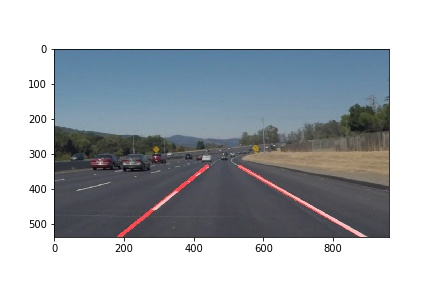
#> input picture examples/combo_image.jpg, 432 x 288 px; its folder holds only this picture in this run
$ python -i CarND_ProjectLaneLinesWithVideo.py   (imports and definitions only)
#> lines starting #> are read from the running program, lines starting #| are printed output that depends on the picture; after the words box and inside, x2 and y2 are one past the last pixel; in counts of white or black regions, pixels touching at a corner belong together
#> further down, picture is the input picture: shape (288, 432, 3); mean B, G, R 183.4, 178, 172.8
"""
Created on Sat Aug  1 22:00:29 2020

@author: Jefferson Nascimento
"""

# Importing some useful packages
import numpy as np
import cv2
import os

# Import everything needed to edit/save/watch video clips
from moviepy.editor import VideoFileClip
from IPython.display import HTML

##############################################################################
#########################   GLOBAL PARAMETERS    #############################
##############################################################################

# Video directories
test_video_dir = 'test_videos/'
test_video_output = 'test_videos_output/'

# Canny parameters
canny_low_threshold = 50
canny_high_threshold = 150

# Define the Hough transform parameters
ρ = 1                   # distance resolution in pixels of the Hough grid
θ = np.pi/180           # angular resolution in radians of the Hough grid
threshold = 20          # minimum number of votes (intersections in Hough grid cell)
min_line_lenght = 15    # minimum number of pixels making up a line
max_line_gap = 3        # maximum gap in pixels between connectable line segments

# Define min and max slope per line side
left_min_slope = -0.84
left_max_slope = -0.64
right_min_slope = 0.53
right_max_slope = 0.72

def grayscale(img):
    """Applies the Grayscale transform
    This will return an image with only one color channel
    but NOTE: to see the returned image as grayscale
    (assuming your grayscaled image is called 'gray')
    you should call plt.imshow(gray, cmap='gray')"""
    return cv2.cvtColor(img, cv2.COLOR_BGR2GRAY)

def canny(img, low_threshold, high_threshold):
    """Applies the Canny transform"""
    return cv2.Canny(img, low_threshold, high_threshold)

def gaussian_blur(img, kernel_size):
    """Applies a Gaussian Noise kernel"""
    return cv2.GaussianBlur(img, (kernel_size, kernel_size), 0)

def region_of_interest(img, vertices):
    """
    Applies an image mask.

    Only keeps the region of the image defined by the polygon
    formed from `vertices`. The rest of the image is set to black.
    `vertices` should be a numpy array of integer points.
    """
    #defining a blank mask to start with
    mask = np.zeros_like(img)

    #defining a 3 channel or 1 channel color to fill the mask with depending on the input image
    if len(img.shape) > 2:
        channel_count = img.shape[2]  # i.e. 3 or 4 depending on your image
        ignore_mask_color = (255,) * channel_count
    else:
        ignore_mask_color = 255

    #filling pixels inside the polygon defined by "vertices" with the fill color
    cv2.fillPoly(mask, vertices, ignore_mask_color)

    #returning the image only where mask pixels are nonzero
    masked_image = cv2.bitwise_and(img, mask)
    return masked_image


def draw_lines(img, line, color=[255, 0, 0], thickness=10):
    """
    NOTE: this is the function you might want to use as a starting point once you want to
    average/extrapolate the line segments you detect to map out the full
    extent of the lane (going from the result shown in raw-lines-example.mp4
    to that shown in P1_example.mp4).

    Think about things like separating line segments by their
    slope ((y2-y1)/(x2-x1)) to decide which segments are part of the left
    line vs. the right line.  Then, you can average the position of each of
    the lines and extrapolate to the top and bottom of the lane.

    This function draws `lines` with `color` and `thickness`.
    Lines are drawn on the image inplace (mutates the image).
    If you want to make the lines semi-transparent, think about combining
    this function with the weighted_img() function below
    """
    line_image = np.zeros_like(img)
    if line is not None:
        for x1,y1,x2,y2 in line:
            cv2.line(line_image, (x1, y1), (x2, y2), color, thickness)

    return line_image

def hough_lines_image(img, ρ, θ, threshold, min_line_len, max_line_gap):
    """
    `img` should be the output of a Canny transform.

    Returns an image with hough lines drawn.
    """
    lines = cv2.HoughLinesP(img, ρ, θ, threshold, np.array([]), minLineLength=min_line_len, maxLineGap=max_line_gap)
    line_img = np.zeros((img.shape[0], img.shape[1], 3), dtype=np.uint8)
    draw_lines(line_img, lines)
    return line_img

def hough_lines(img, ρ, θ, threshold, min_line_len, max_line_gap):
    """
    `img` should be the output of a Canny transform.

    Returns the hough lines.
    """
    lines = cv2.HoughLinesP(img, ρ, θ, threshold, np.array([]), minLineLength=min_line_len, maxLineGap=max_line_gap)
    return lines

def calc_coordinates(img, line_parameters, top_coord_line):
    """
    Parameters
    ----------
    img : image
        base image
    line_parameters : tuple
        line linear parameters ( m and b).
    top_coord_line : int32
        line top coordinate ( y2 ).

    Returns
    -------
    Array [x1,y1,x2,y2]
    """

    m, b = line_parameters
    # Get the height of the image as y1 (Remember that the image origin is on the top left corner)
    y1 = img.shape[0]
    # Get the top coordinate as y2
    y2 = top_coord_line
    # Calc x1 and x2 using the linear equation: x = (y - b) / m
    x1 = int((y1 - b) / m)
    x2 = int((y2 - b) / m)

    return np.array([x1, y1, x2, y2])

def average_side_lines(img, lines, top_coord_line, center_line):
    """
    Parameters
    ----------
    img : image
        original image.
    lines : lines
        array of lines.
    top_coord_line : int32.
        line top coordinate ( y2 )
    center_line : int32.
        line used to separate right and left lines

    Returns
    -------
    Array with right and left side lines
    """

    left_avg_line = []
    right_avg_line = []

    # Classify the lines between left and right according to their slope
    for line in lines:
        x1, y1, x2, y2 = line.reshape(4)
        # Find the polinomial parameters of the curse, in this case
        # the slope (m) and the intercept (b) since it is a linear one
        parameters = np.polyfit((x1, x2), (y1, y2), 1)
        slope = parameters[0]
        intercept = parameters[1]
        # Check whether it is a right side or left side line and store it
        # in the right list
        if (slope >= left_min_slope and slope <= left_max_slope) and (x1 < center_line and x2 < center_line):
            left_avg_line.append((slope, intercept))
        elif (slope >= right_min_slope and slope <= right_max_slope) and (x1 > center_line and x2 > center_line):
            right_avg_line.append((slope, intercept))

    # Calculate the average value of the lines in the list with respect
    # to the vertical axis. Then calculate the coordinates for a fit line
    left_line = np.zeros(4, dtype=int)
    right_line = np.zeros(4, dtype=int)

    # Check whether there are lines on each side
    if left_avg_line:
        left_fit_average = np.average(left_avg_line, axis=0)
        left_line = calc_coordinates(img, left_fit_average, top_coord_line)

    if right_avg_line:
        right_fit_average = np.average(right_avg_line, axis=0)
        right_line = calc_coordinates(img, right_fit_average, top_coord_line)

    return np.array([left_line, right_line])


def weighted_img(img, initial_img, α=0.8, β=1., γ=0.):
    """
    `img` is the output of the hough_lines(), An image with lines drawn on it.
    Should be a blank image (all black) with lines drawn on it.

    `initial_img` should be the image before any processing.

    The result image is computed as follows:

    initial_img * α + img * β + γ
    NOTE: initial_img and img must be the same shape!
    """
    return cv2.addWeighted(initial_img, α, img, β, γ)

def apply_brightness_and_contrast(image, α, β):

    new_image = cv2.convertScaleAbs(image, alpha=α, beta=β)
    return new_image

def gamma_correction(image, γ):
#> called with γ = 3
    lookUpTable = np.empty((1,256), np.uint8)

    for i in range(256):
        lookUpTable[0,i] = np.clip(pow(i / 255.0, γ) * 255.0, 0, 255)

    new_image = cv2.LUT(image, lookUpTable)
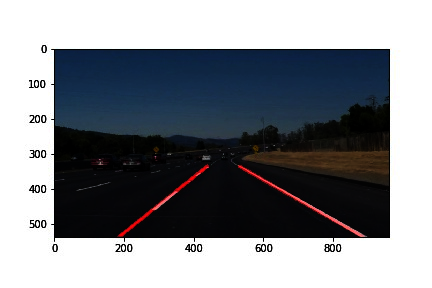
#> new_image: shape (288, 432, 3); mean B, G, R 141.1, 135.8, 132.7
    return new_image

##############################################################################
##############################   MAIN CODE   #################################
##############################################################################

def process_image(image):

    # Make a copy of the original image in order to not modify it
    lane_image =  np.copy(image)

    gamma_image = gamma_correction(lane_image, 3)

    # Apply the gray scale conversion at the image
    gray_image = grayscale(gamma_image)

    # Define a kernel size and apply Gaussian Smoothing
    kernel_size = 3
    blur_gray = gaussian_blur(gray_image, kernel_size)
#> in gaussian_blur, `return cv2.GaussianBlur(img, (kernel_size, kernel_size), 0)`:
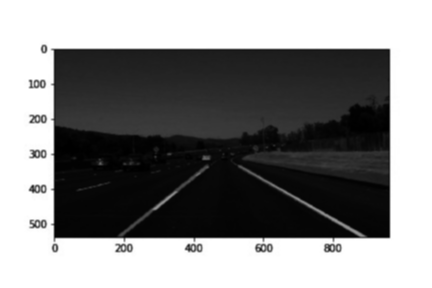
#> returned value: shape (288, 432); min 0, max 255, mean 135.5

    # Apply Canny algorithm
    canny_image = canny(blur_gray, canny_low_threshold, canny_high_threshold)
#> in canny, `return cv2.Canny(img, low_threshold, high_threshold)`:
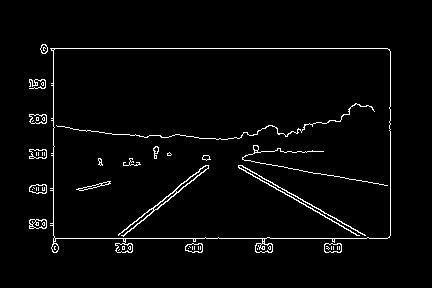
#> returned value: shape (288, 432); 2.8% white in thin lines or dots, all inside (x1, y1, x2, y2) = (29, 44, 391, 253)

    # Create a masked edges
    # Define a four sided polygon to mask
    #      _____
    #     /     \
    #    /       \
    #   /         \
    #  /           \
    # /_____________\
    #
    imshape = image.shape
#> imshape = (288, 432, 3)
    # Define vertices coordinates
    ver_1_x = int((imshape[1] / 14))
#> ver_1_x = 30
    ver_1_y = int(imshape[0])
#> ver_1_y = 288
    ver_2_x = int((imshape[1] / 2) - (imshape[1] / 8))
#> ver_2_x = 162
    ver_2_y = int((imshape[0] * 5) / 8)
#> ver_2_y = 180
    ver_3_x = int((imshape[1] / 2) + (imshape[1] / 8))
#> ver_3_x = 270
    ver_3_y = int(ver_2_y)
#> ver_3_y = 180
    ver_4_x = int(imshape[1] - (imshape[1] / 14))
#> ver_4_x = 401
    ver_4_y = int(imshape[0])
#> ver_4_y = 288

    # Define the center line x coordinate used for separate right lines from left lines
    # In this case it is placed in the center of the polygon
    center_line_coord = ver_2_x + ((ver_3_x - ver_2_x) / 2)
#> center_line_coord = 216

    vertices = np.array([[(ver_1_x, ver_1_y), (ver_2_x, ver_2_y), (ver_3_x, ver_3_y), (ver_4_x, ver_4_y)]], dtype=np.int32)
    masked_edges = region_of_interest(canny_image, vertices)
#> in region_of_interest, `cv2.fillPoly(mask, vertices, ignore_mask_color)`:
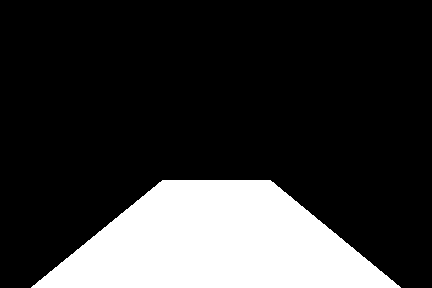
#> mask: shape (288, 432); 20.8% white; 1 white region, box (x1, y1, x2, y2) and area: (31, 180, 401, 288) 25890
#> in region_of_interest, `masked_image = cv2.bitwise_and(img, mask)`:
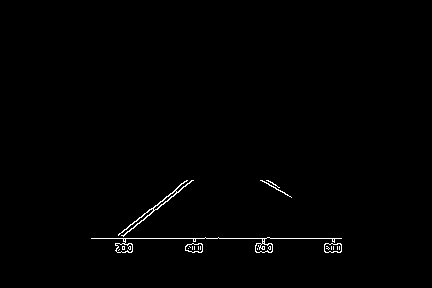
#> masked_image: shape (288, 432); 0.74% white in thin lines or dots, all inside (x1, y1, x2, y2) = (91, 180, 342, 253)

    # Identify the lines in the image through Hough Transform algorithm
    # Output lines is an array containing endpoints of detected line segments
    lines = hough_lines(masked_edges, ρ, θ, threshold, min_line_lenght, max_line_gap)
#> in hough_lines, `lines = cv2.HoughLinesP(img, ρ, θ, threshold, np.array([]), minLineLen..`: lines = 24 rows, first 6: [91, 238, 341, 238], [118, 235, 186, 180], [156, 209, 192, 180], [123, 235, 191, 180], [324, 244, 341, 244], [325, 252, 340, 252]

    # Instead of showing all the lines in the right and left side
    # it is better to show just an average of the lines
    average_lines = average_side_lines(lane_image, lines, ver_2_y, center_line_coord)
#> the loop in average_side_lines, `for line in lines:` made 24 passes
#> (x1, y1, x2, y2, slope, intercept) on passes 1 to 12: (91, 238, 341, 238, 1.61e-16, 238), (118, 235, 186, 180, -0.809, 330.4), (156, 209, 192, 180, -0.806, 334.7), (123, 235, 191, 180, -0.809, 334.5), (324, 244, 341, 244, -5.85e-16, 244), (325, 252, 340, 252, 6.11e-16, 252), (260, 180, 291, 197, 0.548, 37.42), (185, 246, 202, 246, 4.49e-16, 246), (324, 247, 341, 247, -1.18e-15, 247), (117, 252, 132, 251, -0.0667, 259.8), (255, 248, 272, 248, 2.18e-15, 248), (115, 243, 131, 243, 5.46e-16, 243)
#> after the loop in average_side_lines, `for line in lines:`: left_avg_line = [(-0.809, 330.4), (-0.806, 334.7), (-0.809, 334.5), (-0.806, 329.2)]; right_avg_line = [(0.548, 37.42)]
#> in average_side_lines, `left_fit_average = np.average(left_avg_line, axis=0)`: left_fit_average = [-0.807, 332.2]
#> in calc_coordinates, `m, b = line_parameters`: m = -0.807; b = 332.2
#> in calc_coordinates, `x1 = int((y1 - b) / m)`: x1 = 54
#> in calc_coordinates, `x2 = int((y2 - b) / m)`: x2 = 188
#> in average_side_lines, `left_line = calc_coordinates(img, left_fit_average, top_coord_line)`: left_line = [54, 288, 188, 180]
#> in average_side_lines, `right_fit_average = np.average(right_avg_line, axis=0)`: right_fit_average = [0.548, 37.42]
#> in average_side_lines, `right_line = calc_coordinates(img, right_fit_average, top_coord_line)`: right_line = [456, 288, 260, 180]
#> average_lines = [[54, 288, 188, 180], [456, 288, 260, 180]]

    # Get a image with the detected lines
    line_image = draw_lines(lane_image, average_lines)
#> the loop in draw_lines, `for x1,y1,x2,y2 in line:` made 2 passes
#> after the loop in draw_lines, `for x1,y1,x2,y2 in line:`:
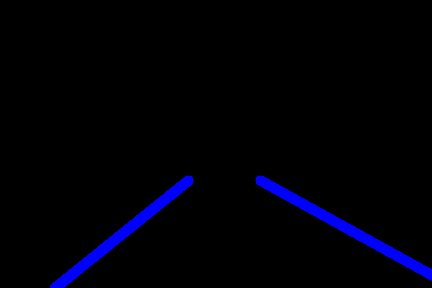
#> line_image: shape (288, 432, 3); mean of channels 0, 1, 2 8.2, 0, 0; drawn as B, G, R

    # Draw the lines on the original image
    combo_image = weighted_img(line_image, lane_image)
#> in weighted_img, `return cv2.addWeighted(initial_img, α, img, β, γ)`:
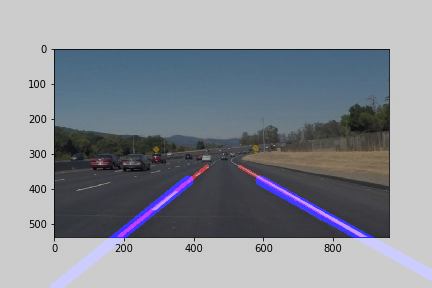
#> returned value: shape (288, 432, 3); mean of channels 0, 1, 2 150.7, 142.4, 138.2; drawn as B, G, R

    return combo_image

# [1 line that did not run here, left out]
# [4 lines not run here, left out]

>>> import cv2
>>> picture = cv2.imread('examples/combo_image.jpg')
>>> result = process_image(picture)

$ run again, on examples/line_image.jpg
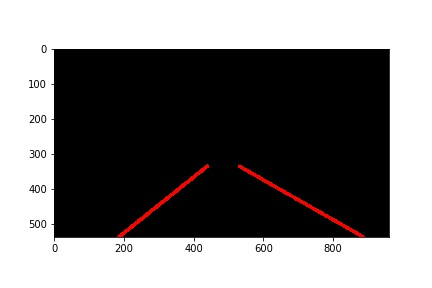
#> input picture examples/line_image.jpg, 432 x 288 px
#> picture is the input picture: shape (288, 432, 3); mean B, G, R 124.2, 124.2, 126
#> mask: shape (288, 432); 20.8% white; 1 white region, box (x1, y1, x2, y2) and area: (31, 180, 401, 288) 25890
#> in region_of_interest, `masked_image = cv2.bitwise_and(img, mask)`:
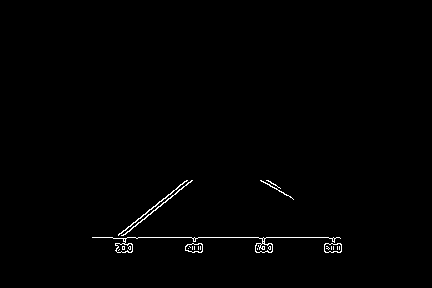
#> masked_image: shape (288, 432); 0.74% white in thin lines or dots, all inside (x1, y1, x2, y2) = (92, 180, 342, 253)
#> in hough_lines, `lines = cv2.HoughLinesP(img, ρ, θ, threshold, np.array([]), minLineLen..`: lines = 25 rows, first 6: [127, 237, 258, 237], [152, 212, 191, 180], [114, 238, 186, 180], [271, 237, 327, 237], [92, 237, 107, 237], [187, 244, 202, 244]
#> the loop in average_side_lines, `for line in lines:` made 25 passes
#> (x1, y1, x2, y2, slope, intercept) on passes 1 to 8: (127, 237, 258, 237, -8.38e-17, 237), (152, 212, 191, 180, -0.821, 336.7), (114, 238, 186, 180, -0.806, 329.8), (271, 237, 327, 237, -1.96e-16, 237), (92, 237, 107, 237, 3.19e-15, 237), (187, 244, 202, 244, -2.74e-15, 244), (150, 214, 191, 181, -0.805, 334.7), (261, 181, 292, 198, 0.548, 37.87)
#> after the loop in average_side_lines, `for line in lines:`: left_avg_line = [(-0.821, 336.7), (-0.806, 329.8), (-0.805, 334.7)]; right_avg_line = [(0.548, 37.87)]
#> left_fit_average = [-0.81, 333.8]
#> m = -0.81; b = 333.8
#> in calc_coordinates, `x1 = int((y1 - b) / m)`: x1 = 56
#> in calc_coordinates, `x2 = int((y2 - b) / m)`: x2 = 189
#> left_line = [56, 288, 189, 180]
#> right_fit_average = [0.548, 37.87]
#> right_line = [456, 288, 259, 180]
#> average_lines = [[56, 288, 189, 180], [456, 288, 259, 180]]
#> the loop in draw_lines, `for x1,y1,x2,y2 in line:` made 2 passes
#> in weighted_img, `return cv2.addWeighted(initial_img, α, img, β, γ)`:
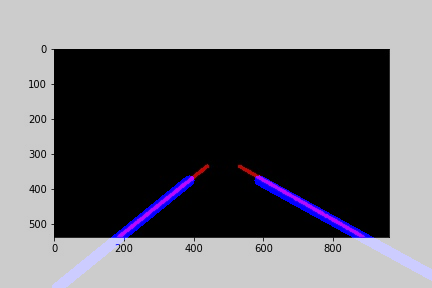
#> returned value: shape (288, 432, 3); mean of channels 0, 1, 2 104.7, 99.4, 100.8; drawn as B, G, R
